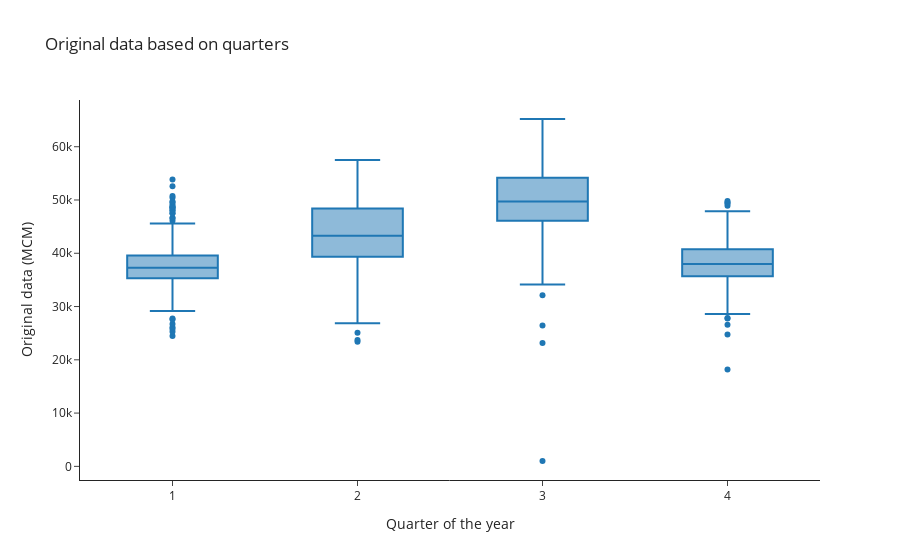

The notebook cell this image was saved under:
### Code cell
fig = px.box(x=or_fil.index.quarter,
             y=or_fil["Original data"],
             title="Original data based on quarters",
             template="simple_white"
             )
fig.update_xaxes(dict(title="Quarter of the year"))
fig.update_yaxes(dict(title="Original data (MCM)"))
fig

### Figure 1 — Plotly figure (JSON) as saved in the notebook; plotly's stock layout.template omitted (floating-point values rounded to 4 significant figures; data arrays with more than 128 entries replaced by an {"elided": "..."} marker saying what was removed)
{"data": [{"alignmentgroup": "True", "hovertemplate": "x=%{x}<br>y=%{y}<extra></extra>", "legendgroup": "", "marker": {"color": "#1F77B4"}, "name": "", "notched": false, "offsetgroup": "", "orientation": "v", "showlegend": false, "type": "box", "x": {"elided": "1826 int values"}, "x0": " ", "xaxis": "x", "y": {"elided": "1826 int values"}, "y0": " ", "yaxis": "y"}], "layout": {"boxmode": "group", "legend": {"tracegroupgap": 0}, "title": {"text": "Original data based on quarters"}, "xaxis": {"anchor": "y", "domain": [0, 1], "title": {"text": "Quarter of the year"}}, "yaxis": {"anchor": "x", "domain": [0, 1], "title": {"text": "Original data (MCM)"}}}}
